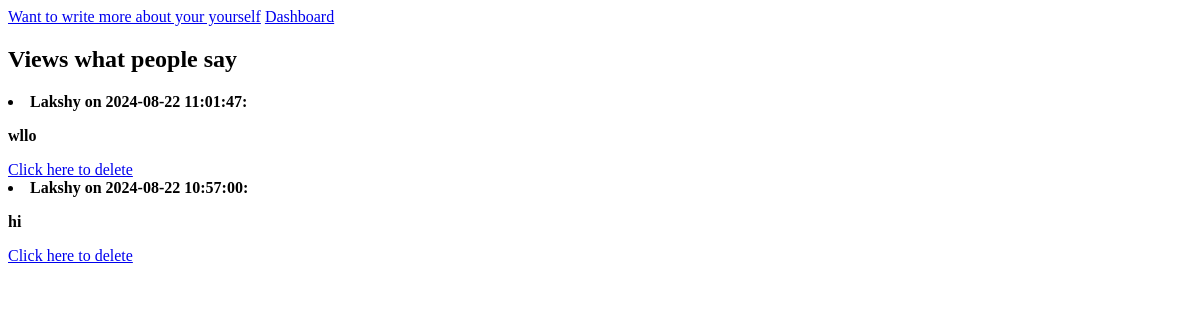
The page /bond (signed in) on the database as committed earlier.
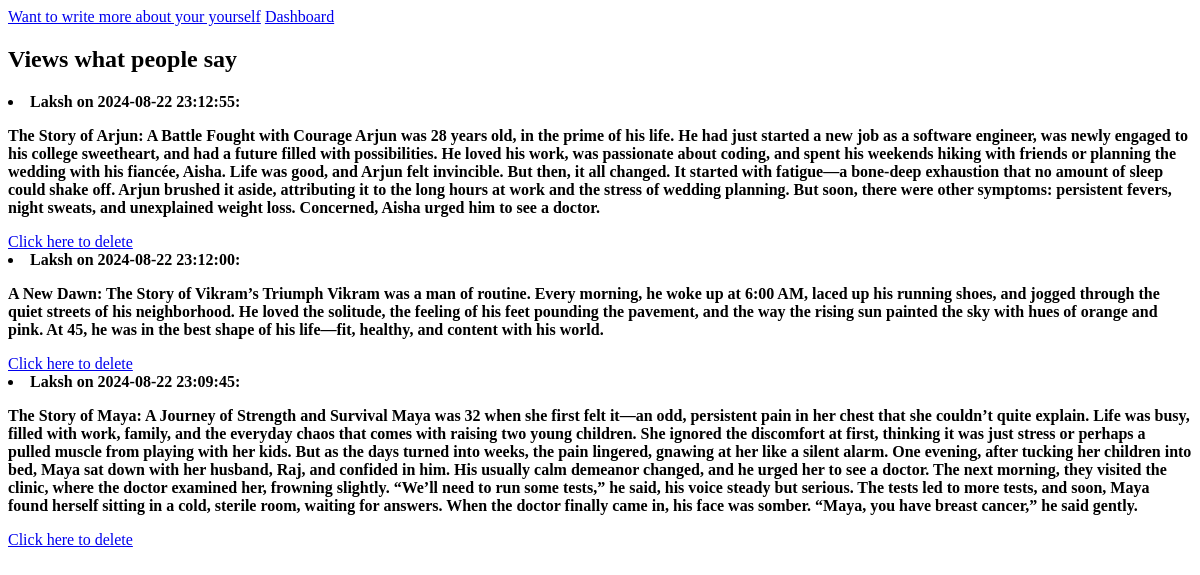
The same page on the database as committed later.
### app.py (models this page shows)
class Bond(db.Model):
    id=db.Column(db.Integer,primary_key=True)
    content=db.Column(db.Text,nullable=False)
    author=db.Column(db.String(80),nullable=False)
    date_posted=db.Column(db.DateTime,default=datetime.now)

### app.py (the view)
@app.route('/bond',methods=['POST','GET'])
@login_required
def bonding():
    posts=Bond.query.order_by(Bond.date_posted.desc()).all()
    return render_template("bonding.html",posts=posts)

### app.py (called while the page is built)
@login_manager.user_loader
def load_user(user_id):
    return User.query.get(int(user_id))

### templates/bonding.html (shortened to what this page needs)
<!DOCTYPE html>
<html>
    <head>
        <link rel="stylesheet" href="">
    </head>
    <body>
        <a href="{{url_for('write')}}">Want to write more about your yourself</a>
        <a href="{{url_for('dashboard')}}" >Dashboard </a>
        <h2>Views what people say</h2>
        {% for post in  posts%}
        <li><strong>{{post.author}} on  {{ post.date_posted.strftime('%Y-%m-%d %H:%M:%S') }}:</strong></li>
        <p><strong>{{post.content}}</strong></p>
        <a href="{{ url_for('delete_post', id=post.id) }}">Click here to delete</a>
        {% endfor %}
    </body>
</html>

Rows that differ between the two databases and show on the page:
removed Bond: author "Lakshy", date_posted "2024-08-22 11:01:47", content "wllo"
removed Bond: author "Lakshy", date_posted "2024-08-22 10:57:00", content "hi"
added Bond: author "Laksh", date_posted "2024-08-22 23:12:55", content "The Story of Arjun: A Battle Fought with Courage Arjun was 28 years old, in the prime of his life. He had just started a new job as a software engineer, was newly engaged to his college sweetheart, and had a future filled with possibilities. He loved his work, was passionate about coding, and spent his weekends hiking with friends or planning the wedding with his fiancée, Aisha. Life was good, and Arjun felt invincible. But then, it all changed. It started with fatigue—a bone-deep exhaustion that no amount of sleep could shake off. Arjun brushed it aside, attributing it to the long hours at work and the stress of wedding planning. But soon, there were other symptoms: persistent fevers,…"
added Bond: author "Laksh", date_posted "2024-08-22 23:12:00", content "A New Dawn: The Story of Vikram’s Triumph Vikram was a man of routine. Every morning, he woke up at 6:00 AM, laced up his running shoes, and jogged through the quiet streets of his neighborhood. He loved the solitude, the feeling of his feet pounding the pavement, and the way the rising sun painted the sky with hues of orange and pink. At 45, he was in the best shape of his life—fit, healthy, and content with his world."
added Bond: author "Laksh", date_posted "2024-08-22 23:09:45", content "The Story of Maya: A Journey of Strength and Survival Maya was 32 when she first felt it—an odd, persistent pain in her chest that she couldn’t quite explain. Life was busy, filled with work, family, and the everyday chaos that comes with raising two young children. She ignored the discomfort at first, thinking it was just stress or perhaps a pulled muscle from playing with her kids. But as the days turned into weeks, the pain lingered, gnawing at her like a silent alarm. One evening, after tucking her children into bed, Maya sat down with her husband, Raj, and confided in him. His usually calm demeanor changed, and he urged her to see a doctor. The next morning, they visited the clinic,…"
